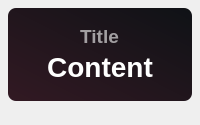
<?xml version="1.0" encoding="UTF-8"?>
<ui version="4.0">
 <class>Form</class>
 <widget class="QWidget" name="Form">
  <property name="geometry">
   <rect>
    <x>0</x>
    <y>0</y>
    <width>200</width>
    <height>125</height>
   </rect>
  </property>
  <property name="minimumSize">
   <size>
    <width>0</width>
    <height>0</height>
   </size>
  </property>
  <property name="maximumSize">
   <size>
    <width>16777215</width>
    <height>65536</height>
   </size>
  </property>
  <property name="windowTitle">
   <string>基本组件</string>
  </property>
  <layout class="QHBoxLayout" name="horizontalLayout">
   <property name="spacing">
    <number>20</number>
   </property>
   <property name="leftMargin">
    <number>8</number>
   </property>
   <property name="topMargin">
    <number>8</number>
   </property>
   <property name="rightMargin">
    <number>8</number>
   </property>
   <property name="bottomMargin">
    <number>24</number>
   </property>
   <item>
    <widget class="QFrame" name="backgnd">
     <property name="styleSheet">
      <string notr="true">background-color: qlineargradient(spread:pad, x1:0, y1:1, x2:1, y2:0, stop:0 rgba(50, 25, 35, 255), stop:1 rgba(15, 18, 22, 255));
border-radius: 8px</string>
     </property>
     <property name="frameShape">
      <enum>QFrame::StyledPanel</enum>
     </property>
     <property name="frameShadow">
      <enum>QFrame::Raised</enum>
     </property>
     <layout class="QVBoxLayout" name="verticalLayout">
      <property name="spacing">
       <number>0</number>
      </property>
      <property name="topMargin">
       <number>14</number>
      </property>
      <property name="bottomMargin">
       <number>14</number>
      </property>
      <item>
       <layout class="QHBoxLayout" name="titleLayout">
        <item>
         <widget class="QLabel" name="title">
          <property name="sizePolicy">
           <sizepolicy hsizetype="Maximum" vsizetype="Maximum">
            <horstretch>0</horstretch>
            <verstretch>0</verstretch>
           </sizepolicy>
          </property>
          <property name="font">
           <font>
            <family>Microsoft YaHei UI</family>
            <pointsize>14</pointsize>
            <weight>75</weight>
            <bold>true</bold>
           </font>
          </property>
          <property name="styleSheet">
           <string notr="true">color: rgba(255, 255, 255, 150);
font-weight: bold;
background-color: rgba(255, 255, 255, 0);</string>
          </property>
          <property name="text">
           <string>Title</string>
          </property>
          <property name="textFormat">
           <enum>Qt::PlainText</enum>
          </property>
          <property name="alignment">
           <set>Qt::AlignCenter</set>
          </property>
         </widget>
        </item>
       </layout>
      </item>
      <item>
       <layout class="QHBoxLayout" name="contentLayout">
        <item>
         <widget class="QLabel" name="content">
          <property name="sizePolicy">
           <sizepolicy hsizetype="Maximum" vsizetype="Maximum">
            <horstretch>0</horstretch>
            <verstretch>0</verstretch>
           </sizepolicy>
          </property>
          <property name="font">
           <font>
            <family>Microsoft YaHei UI</family>
            <pointsize>21</pointsize>
            <weight>75</weight>
            <bold>true</bold>
           </font>
          </property>
          <property name="styleSheet">
           <string notr="true">border: none;
color: rgba(255, 255, 255, 255);
font-weight: bold;
background-color: rgba(255, 255, 255, 0);</string>
          </property>
          <property name="text">
           <string>Content</string>
          </property>
          <property name="textFormat">
           <enum>Qt::PlainText</enum>
          </property>
          <property name="alignment">
           <set>Qt::AlignCenter</set>
          </property>
         </widget>
        </item>
       </layout>
      </item>
     </layout>
    </widget>
   </item>
  </layout>
 </widget>
 <resources/>
 <connections/>
</ui>
